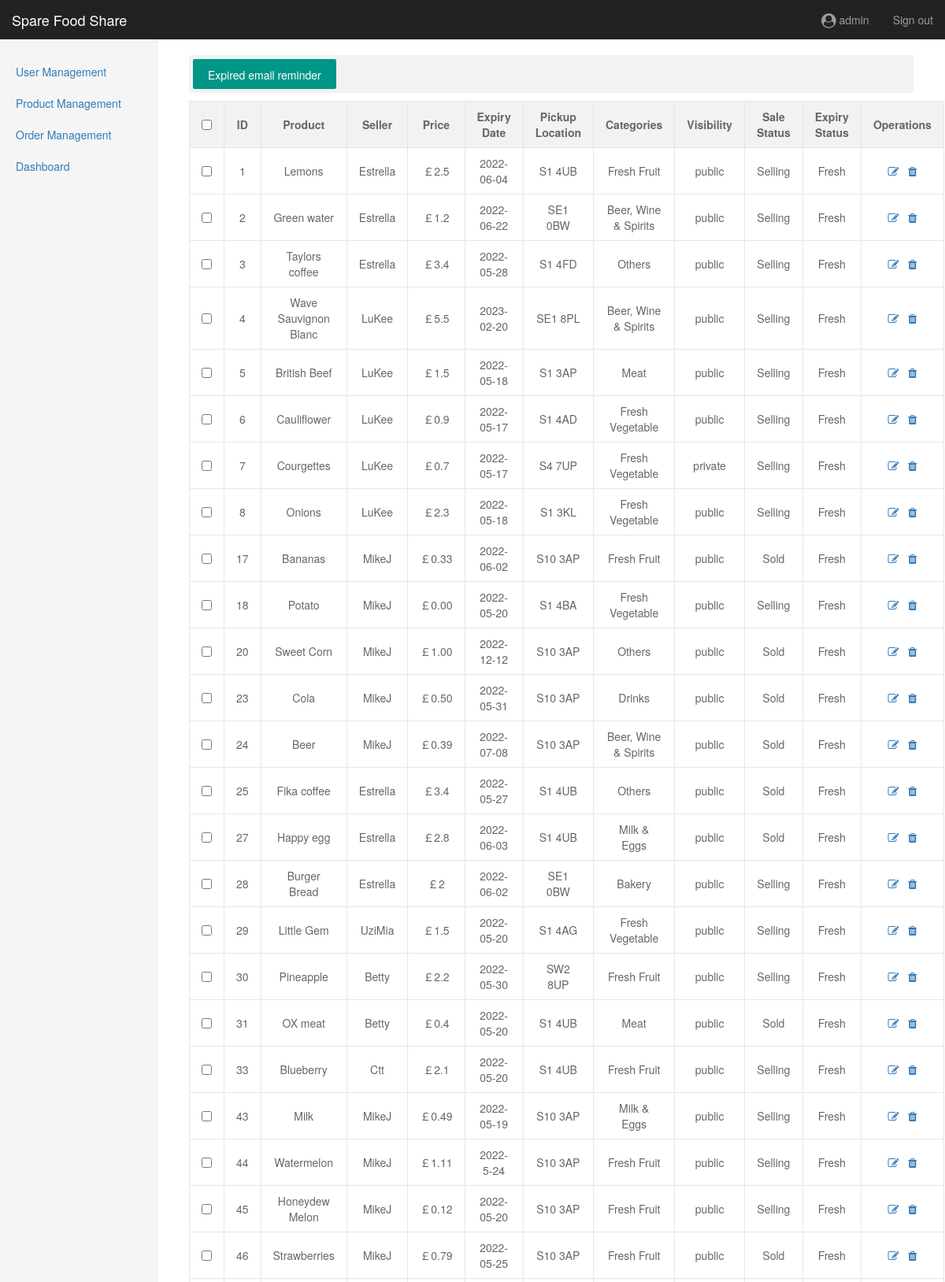
The page /administration/product/ (upper part) on the database its author committed.
### homePage/models.py (models this page shows)
class Product(models.Model):
    product_id = models.AutoField(primary_key=True)
    product_info = models.ForeignKey(ProductInfo, default=1, verbose_name="ProductID", on_delete=models.SET_DEFAULT)
    product_image = models.ImageField(upload_to='product_images', default='product_images/default_img.png')
    product_category = models.CharField(max_length=100, default='Others')

class ProductInfo(models.Model):
    info_id = models.AutoField(primary_key=True)
    user_id = models.CharField(max_length=100)
    user_name = models.CharField(max_length=100)
    product_name = models.CharField(max_length=100)
    product_details = models.CharField(max_length=300)
    product_expiryDate = models.CharField(max_length=100, default="2022-05-30")
    product_price = models.CharField(max_length=100)
    product_location = models.CharField(max_length=100)
    product_visibility = models.BooleanField()
    product_sold = models.BooleanField()
    product_checkExpired = models.BooleanField(default=True)

### administration/views.py (the view)
# urls.py: path('product/', views.productManagement, name='productManagement'),
def productManagement(request):
    context = {
        'productManagement': 'active'
    }
    products = getProductList()
    email_dest_list, product_list = getNoticeList()
    for p in products:
        p.product_category
    return render(request, 'productManagement.html', {'content': context, 'products': products,
                                                      'email_dest_list': email_dest_list,
                                                      'product_list': product_list})

### administration/database.py (called while the page is built)
def getProductList():
    product_list = Product.objects.all()
    return product_list

def getNoticeList():
    dest_list = []
    content_list = []
    now = datetime.datetime.today()
    product_list = getProductList()
    for item in product_list:
        if item.product_info.product_checkExpired:
            expire_date = datetime.datetime.strptime(item.product_info.product_expiryDate, "%Y-%m-%d")
            if (expire_date - now).days <= 3:
                print(item.product_info.product_name, " will be expired soon. ")
                dest_list.append(User.objects.get(id=item.product_info.user_id))
                content_list.append(item.product_info)
    return dest_list, content_list

### administration/templates/productManagement.html (shortened to what this page needs)
{% extends 'base.html' %}
{% block main %}
    <div>
        <div class="button-div">
            <button class="btn" onclick="popDiv()">Expired email reminder</button>
        </div>
        <table class="table-style" id="memberList">
            <thead>
                <tr>
                    <th>
                        <input type="checkbox" id="selectall-checkbox"/>
                    </th>
                    <th>ID</th>
                    <th>Product</th>
                    <th>Seller</th>
                    <th>Price</th>
                    <th>Expiry Date</th>
                    <th>Pickup Location</th>
                    <th>Categories</th>
                    <th>Visibility</th>
                    <th>Sale Status</th>
                    <th>Expiry Status</th>
                    <th>Operations</th>
                </tr>
            </thead>
            <tbody id="tbody">
                {% for item in products %}
                    <tr data-id="1">
                        <td>
                            <input type="checkbox"/>
                        </td>
                        <td>{{ item.product_id }}</td>
                        <td>{{ item.product_info.product_name }}</td>
                        <td>{{ item.product_info.user_name }}</td>
                        <td>￡{{ item.product_info.product_price }}</td>
                        <td>{{ item.product_info.product_expiryDate }}</td>
                        <td>{{ item.product_info.product_location }}</td>
                        <td>{{ item.product_category }}</td>
                        {% if item.product_info.product_visibility == True %}
                            <td>public</td>
                        {% else %}
                            <td>private</td>
                        {% endif %}
                        {% if item.product_info.product_sold == True %}
                            <td>Sold</td>
                        {% else %}
                            <td>Selling</td>
                        {% endif %}
                        {% if item.product_info.product_checkExpired == True %}
                            <td>Fresh</td>
                        {% else %}
                            <td>Expired</td>
                        {% endif %}
                        <td>
                            <a href="/administration/edit/{{ item.product_id }}/product/" style="margin-right: 8px;">
                                <i class="fa fa-pencil-square-o" aria-hidden="true"></i>
                            </a>
                            <a id="confirmDelete" onclick="if(confirm('Do you confirm to delete product \'{{ item.product_info.product_name }}\'?'))
                            window.location.href='{% url 'product_delete' %}?del_item={{ item.product_id }}'">
                                <i class="fa fa-trash" aria-hidden="true"></i>
                            </a>
                        </td>
                    </tr>
                {% endfor %}
            </tbody>
        </table>
    </div>
{% endblock %}

### administration/static/css/dashboard.css (style rules this page uses)
body { padding-top: 50px; }
.btn { display: inline-block; height: 38px; line-height: 38px; padding: 0 18px; background-color: #009688; color: #fff; white-space: nowrap; text-align: center; font-size: 14px; border: #009688 1px solid; border-radius: 2px; cursor: pointer; }
.button-div { display: block; margin-bottom: 10px; padding: 5px; line-height: 22px; border-radius: 2px; background-color: #f2f2f2; }
.table-style { width: 100%; margin: 10px 0; background-color: #fff; color: #666; }
.table-style td,th { position: relative; padding: 9px 15px; min-height: 20px; line-height: 20px; font-size: 14px; border: 1px #e6e6e6 solid; text-align: center; }
thead { background-color: #f2f2f2; }

### rows shown on the page
Product: product_id "1", product_info.product_name "Lemons", product_info.user_name "Estrella", product_info.product_price "2.5", product_info.product_expiryDate "2022-06-04", product_info.product_location "S1 4UB", product_category "Fresh Fruit", shows "public", shows "Selling"
Product: product_id "2", product_info.product_name "Green water", product_info.user_name "Estrella", product_info.product_price "1.2", product_info.product_expiryDate "2022-06-22", product_info.product_location "SE1 0BW", product_category "Beer, Wine & Spirits", shows "public", shows "Selling", shows "Fresh"
Product: product_id "3", product_info.product_name "Taylors coffee", product_info.user_name "Estrella", product_info.product_price "3.4", product_info.product_expiryDate "2022-05-28", product_info.product_location "S1 4FD", product_category "Others", shows "public", shows "Selling", shows "Fresh"
Product: product_id "4", product_info.product_name "Wave Sauvignon Blanc", product_info.user_name "LuKee", product_info.product_price "5.5", product_info.product_expiryDate "2023-02-20", product_info.product_location "SE1 8PL", product_category "Beer, Wine & Spirits", shows "public", shows "Selling", shows "Fresh"
Product: product_id "5", product_info.product_name "British Beef", product_info.user_name "LuKee", product_info.product_price "1.5", product_info.product_expiryDate "2022-05-18", product_info.product_location "S1 3AP", product_category "Meat", shows "public", shows "Selling", shows "Fresh"
Product: product_id "6", product_info.product_name "Cauliflower", product_info.user_name "LuKee", product_info.product_price "0.9", product_info.product_expiryDate "2022-05-17", product_info.product_location "S1 4AD", product_category "Fresh Vegetable", shows "public", shows "Selling"
Product: product_id "7", product_info.product_name "Courgettes", product_info.user_name "LuKee", product_info.product_price "0.7", product_info.product_expiryDate "2022-05-17", product_info.product_location "S4 7UP", product_category "Fresh Vegetable", shows "private", shows "Selling"
Product: product_id "8", product_info.product_name "Onions", product_info.user_name "LuKee", product_info.product_price "2.3", product_info.product_expiryDate "2022-05-18", product_info.product_location "S1 3KL", product_category "Fresh Vegetable", shows "public", shows "Selling"
Product: product_id "17", product_info.product_name "Bananas", product_info.user_name "MikeJ", product_info.product_price "0.33", product_info.product_expiryDate "2022-06-02", product_info.product_location "S10 3AP", product_category "Fresh Fruit", shows "public", shows "Sold"
Product: product_id "18", product_info.product_name "Potato", product_info.user_name "MikeJ", product_info.product_price "0.00", product_info.product_expiryDate "2022-05-20", product_info.product_location "S1 4BA", product_category "Fresh Vegetable", shows "public", shows "Selling"
Product: product_id "20", product_info.product_name "Sweet Corn", product_info.user_name "MikeJ", product_info.product_price "1.00", product_info.product_expiryDate "2022-12-12", product_info.product_location "S10 3AP", product_category "Others", shows "public", shows "Sold", shows "Fresh"
Product: product_id "23", product_info.product_name "Cola", product_info.user_name "MikeJ", product_info.product_price "0.50", product_info.product_expiryDate "2022-05-31", product_info.product_location "S10 3AP", product_category "Drinks", shows "public", shows "Sold", shows "Fresh"
Product: product_id "24", product_info.product_name "Beer", product_info.user_name "MikeJ", product_info.product_price "0.39", product_info.product_expiryDate "2022-07-08", product_info.product_location "S10 3AP", product_category "Beer, Wine & Spirits", shows "public", shows "Sold", shows "Fresh"
Product: product_id "25", product_info.product_name "Fika coffee", product_info.user_name "Estrella", product_info.product_price "3.4", product_info.product_expiryDate "2022-05-27", product_info.product_location "S1 4UB", product_category "Others", shows "public", shows "Sold", shows "Fresh"
Product: product_id "27", product_info.product_name "Happy egg", product_info.user_name "Estrella", product_info.product_price "2.8", product_info.product_expiryDate "2022-06-03", product_info.product_location "S1 4UB", product_category "Milk & Eggs", shows "public", shows "Sold", shows "Fresh"
Product: product_id "28", product_info.product_name "Burger Bread", product_info.user_name "Estrella", product_info.product_price "2", product_info.product_expiryDate "2022-06-02", product_info.product_location "SE1 0BW", product_category "Bakery", shows "public", shows "Selling", shows "Fresh"
Product: product_id "29", product_info.product_name "Little Gem", product_info.user_name "UziMia", product_info.product_price "1.5", product_info.product_expiryDate "2022-05-20", product_info.product_location "S1 4AG", product_category "Fresh Vegetable", shows "public", shows "Selling"
Product: product_id "30", product_info.product_name "Pineapple", product_info.user_name "Betty", product_info.product_price "2.2", product_info.product_expiryDate "2022-05-30", product_info.product_location "SW2 8UP", product_category "Fresh Fruit", shows "public", shows "Selling"
Product: product_id "31", product_info.product_name "OX meat", product_info.user_name "Betty", product_info.product_price "0.4", product_info.product_expiryDate "2022-05-20", product_info.product_location "S1 4UB", product_category "Meat", shows "public", shows "Sold", shows "Fresh"
Product: product_id "33", product_info.product_name "Blueberry", product_info.user_name "Ctt", product_info.product_price "2.1", product_info.product_expiryDate "2022-05-20", product_info.product_location "S1 4UB", product_category "Fresh Fruit", shows "public", shows "Selling"
Product: product_id "43", product_info.product_name "Milk", product_info.user_name "MikeJ", product_info.product_price "0.49", product_info.product_expiryDate "2022-05-19", product_info.product_location "S10 3AP", product_category "Milk & Eggs", shows "public", shows "Selling", shows "Fresh"
Product: product_id "44", product_info.product_name "Watermelon", product_info.user_name "MikeJ", product_info.product_price "1.11", product_info.product_expiryDate "2022-5-24", product_info.product_location "S10 3AP", product_category "Fresh Fruit", shows "public", shows "Selling"
Product: product_id "45", product_info.product_name "Honeydew Melon", product_info.user_name "MikeJ", product_info.product_price "0.12", product_info.product_expiryDate "2022-05-20", product_info.product_location "S10 3AP", product_category "Fresh Fruit", shows "public", shows "Selling"
Product: product_id "46", product_info.product_name "Strawberries", product_info.user_name "MikeJ", product_info.product_price "0.79", product_info.product_expiryDate "2022-05-25", product_info.product_location "S10 3AP", product_category "Fresh Fruit", shows "public", shows "Sold"
